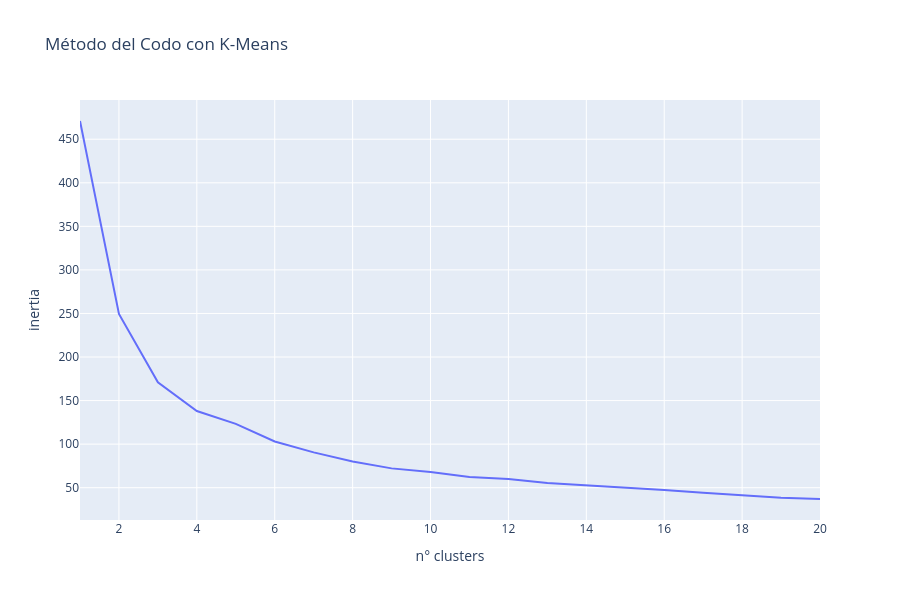

Write notebook code for a chart like this one.
### Markdown cell above
**Respuesta:**

### Code cell
from sklearn.cluster import KMeans  # noqa: F401

# Pipeline K-means
pipeline_kmeans = Pipeline(
    [
        ("transformer", FunctionTransformer(custom_features)),
        (
            "scaler",
            ColumnTransformer(transformers=[("minmax", MinMax(), features)]),
        ),  # Se escala sobre las features calculadas y no sobre el ID del cliente
        (
            "kmeans",
            KMeans(n_clusters=1, random_state=7),
        ),  # Entrenar el modelo K-Means con un número específico de clusters y una semilla para reproducibilidad
    ]
)

kmeans_proj = pipeline_kmeans.fit_transform(df_retail)

# Se reutiliza el pipeline cambiando n_clusters en cada iteración
inertias = []

for i in range(1, 21):
    pipeline_kmeans.set_params(
        kmeans__n_clusters=i
    )  # Se usa set_params para cambiar el número de clusters en el pipeline
    pipeline_kmeans.fit(df_retail)
    inertias.append([i, pipeline_kmeans.named_steps["kmeans"].inertia_])

inertias = pd.DataFrame(inertias, columns=["n° clusters", "inertia"])

# Gráfico del método del codo
px.line(
    inertias,
    x="n° clusters",
    y="inertia",
    title="Método del Codo con K-Means",
    height=600,
)

### Figure 1 — Plotly figure (JSON) as saved in the notebook; plotly's stock layout.template omitted (floating-point values rounded to 4 significant figures)
{"data": [{"hovertemplate": "n° clusters=%{x}<br>inertia=%{y}<extra></extra>", "legendgroup": "", "line": {"color": "#636efa", "dash": "solid"}, "marker": {"symbol": "circle"}, "mode": "lines", "name": "", "orientation": "v", "showlegend": false, "type": "scatter", "x": [1, 2, 3, 4, 5, 6, 7, 8, 9, 10, 11, 12, 13, 14, 15, 16, 17, 18, 19, 20], "xaxis": "x", "y": [470.9, 249.4, 170.9, 138.0, 123.2, 103.1, 90.56, 79.97, 72.17, 68.03, 62.32, 59.9, 55.36, 52.92, 50.13, 47.47, 44.15, 41.03, 38.58, 37.02], "yaxis": "y"}], "layout": {"height": 600, "legend": {"tracegroupgap": 0}, "title": {"text": "Método del Codo con K-Means"}, "xaxis": {"anchor": "y", "domain": [0, 1], "title": {"text": "n° clusters"}}, "yaxis": {"anchor": "x", "domain": [0, 1], "title": {"text": "inertia"}}}}
